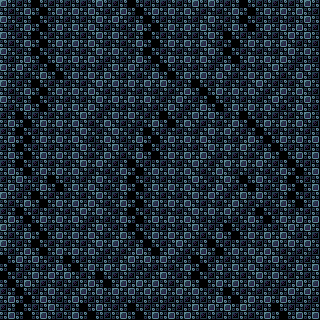

A level layout from a 2D game, rendered from its tile map. Below: a short description, then the map file with its tile-grid data intact:
An orthogonal 20x20 tile map with 16x16 px tiles, 1 tile layer (Tile Layer 1), 2 tilesets.

<map version="1.0" tiledversion="2017.09.27" orientation="orthogonal" renderorder="right-down" width="20" height="20" tilewidth="16" tileheight="16" infinite="0" nextobjectid="1">
 <tileset firstgid="1" source="Sci-Fi16PX_Shadows.tsx" />
 <tileset firstgid="2561" source="Sci-FiNess.tsx" />
 <layer name="Tile Layer 1" width="20" height="20">
  <data encoding="csv">
664,665,666,667,668,669,664,665,666,667,668,669,670,664,665,666,667,668,669,670,
664,665,666,667,668,669,664,664,665,666,667,668,669,670,665,666,667,668,669,670,
664,665,666,667,668,669,664,664,665,666,667,668,669,670,666,667,668,669,670,670,
664,665,666,667,668,669,670,664,665,666,667,668,669,670,666,667,668,669,670,670,
664,664,665,666,667,668,669,664,664,665,666,667,668,669,670,668,669,670,669,670,
664,665,666,667,668,669,670,664,664,664,664,665,666,667,668,669,670,668,669,670,
664,665,666,667,668,669,670,664,664,664,665,664,665,666,667,668,669,670,669,670,
665,666,667,668,669,670,669,664,664,665,666,667,664,664,665,666,667,668,669,670,
665,666,667,668,669,670,669,664,665,666,667,668,669,670,664,665,666,667,668,669,
665,666,667,668,669,670,668,664,665,666,667,668,669,670,670,664,665,666,667,668,
665,666,667,668,669,670,664,665,666,667,668,669,670,669,670,664,664,665,666,667,
665,664,665,666,667,668,664,665,666,667,668,669,670,669,670,666,664,665,666,667,
664,665,666,667,668,669,664,665,666,667,668,669,670,670,669,670,664,665,666,667,
665,666,667,668,669,670,664,665,666,667,668,669,670,670,664,665,666,667,668,669,
664,665,666,667,668,669,664,665,666,667,668,669,664,665,666,667,668,669,670,670,
664,665,666,667,668,669,670,664,665,666,667,664,665,666,667,668,669,670,670,670,
666,664,664,665,666,667,668,669,670,664,664,665,666,667,668,669,670,670,668,669,
666,667,664,664,664,665,666,667,668,669,664,665,666,667,668,669,670,670,668,669,
665,666,667,664,665,664,664,664,664,664,664,664,664,665,666,667,668,669,670,670,
665,666,667,664,665,666,664,665,666,667,668,669,670,664,664,664,665,666,667,668
</data>
 </layer>
</map>
